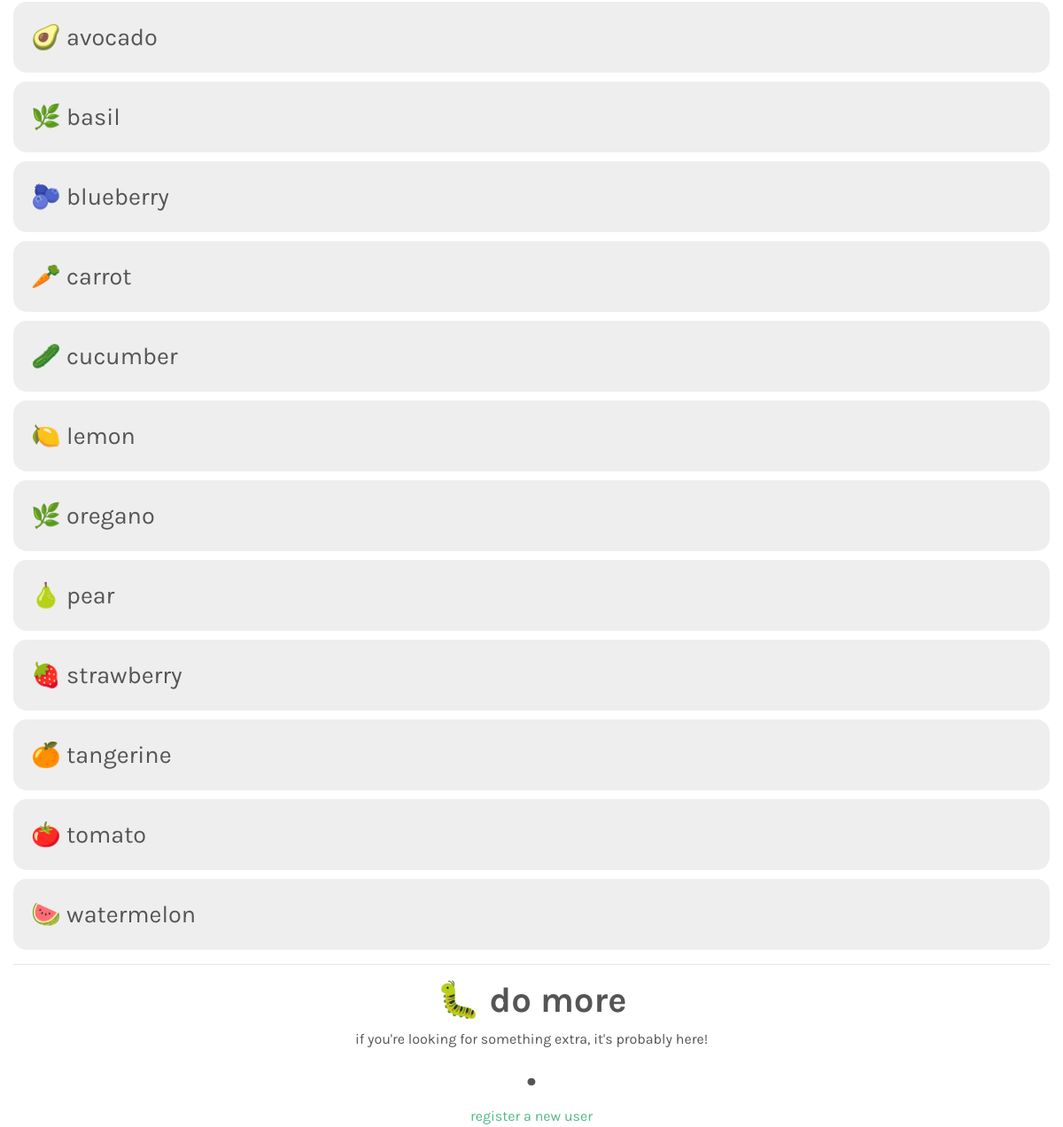
The app's page / (lower part), older data.
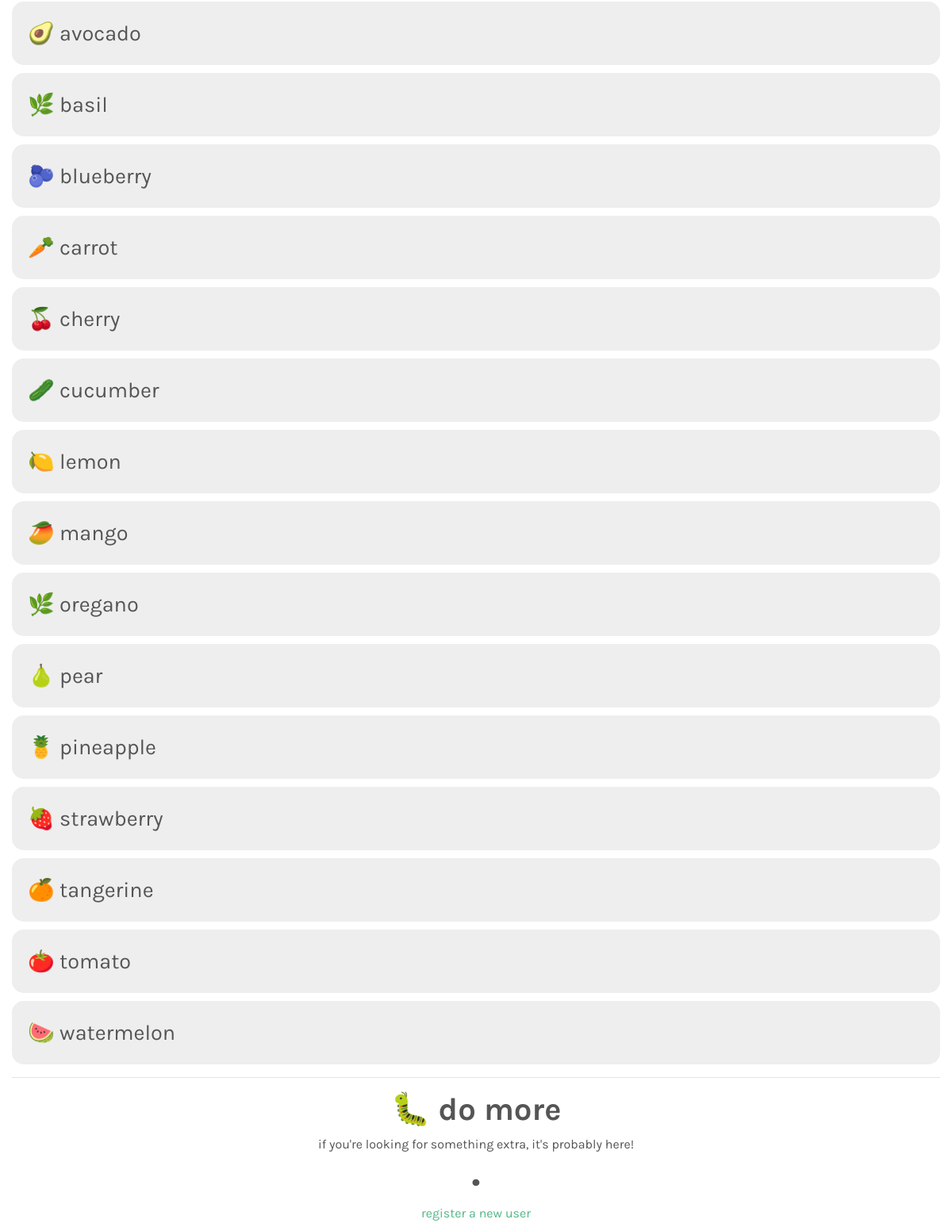
The same page, newer data.
### plants/models.py (models this page shows, shortened)
class Plant(models.Model):
	plant_name = models.CharField(max_length=100) # no limit -- these will not be generated by users
	plant_type = models.CharField(max_length=20, null=True, blank=True) # fruit, vegetable, herb, etc.
	plant_emoji = models.CharField(max_length=1, null=True, blank=True) # emoji for display

### plants/views.py (the view, shortened to what this page needs)
# urls.py: path('', views.index.as_view(), name='index'),
class index(View):
	def get(self, request):
		plant_objects = Plant.objects.order_by('plant_name') # to be passed to the homepage
		template = loader.get_template('index.html')
		form = AuthenticationForm()
		form.fields['username'].widget.attrs.update({
			'placeholder': 'username',
		})
		form.fields['password'].widget.attrs.update({
			'placeholder': 'password'
 		})
		try:
			if request.GET['targetusername']:
				return user.as_view()(self.request, request.GET['targetusername'])
		except:
			print("No target username.") # using these print statements for console + to have code in the except block
		try:
			if request.GET['targetplant']:
				return plant.as_view()(self.request, request.GET['targetplant'])
		except:
			print("No target plant.")
		context = {
			'form': form,
			'plant_objects': plant_objects,
		}
		return HttpResponse(template.render(context, request))

### plants/templates/index.html (shortened to what this page needs)
<!DOCTYPE html>
<html>
	<head>
		<link rel="stylesheet" href="https://maxcdn.bootstrapcdn.com/bootstrap/4.0.0/css/bootstrap.min.css">
		{% load static %}
		<link rel="stylesheet" href="{% static '/plants/style.css' %}">
	</head>
	<body>
		<br />
		<div class="container-fluid">
			<p>
				{% for plant in plant_objects %}
					<div class="plantlink"> <a href="/plant/{{ plant.plant_name|lower }}/">{{ plant.plant_emoji }} {{ plant.plant_name }}</a></div>
				{% endfor %}
			</p>
			<hr />
			<div style="text-align: center;">
				<h1> &#128027; do more </h1>
				<p> if you're looking for something extra, it's probably here! </p>
				<h2> • </h2>
				<a href="/newAccount" style="color: #52b788;"> register a new user </a>
				<br />
			</div>
		</div>
	</body>
</html>

Row changes from the older to the newer data that the page shows:
added Plant: plant_emoji "🍒", plant_name "cherry"
added Plant: plant_emoji "🥭", plant_name "mango"
added Plant: plant_emoji "🍍", plant_name "pineapple"
